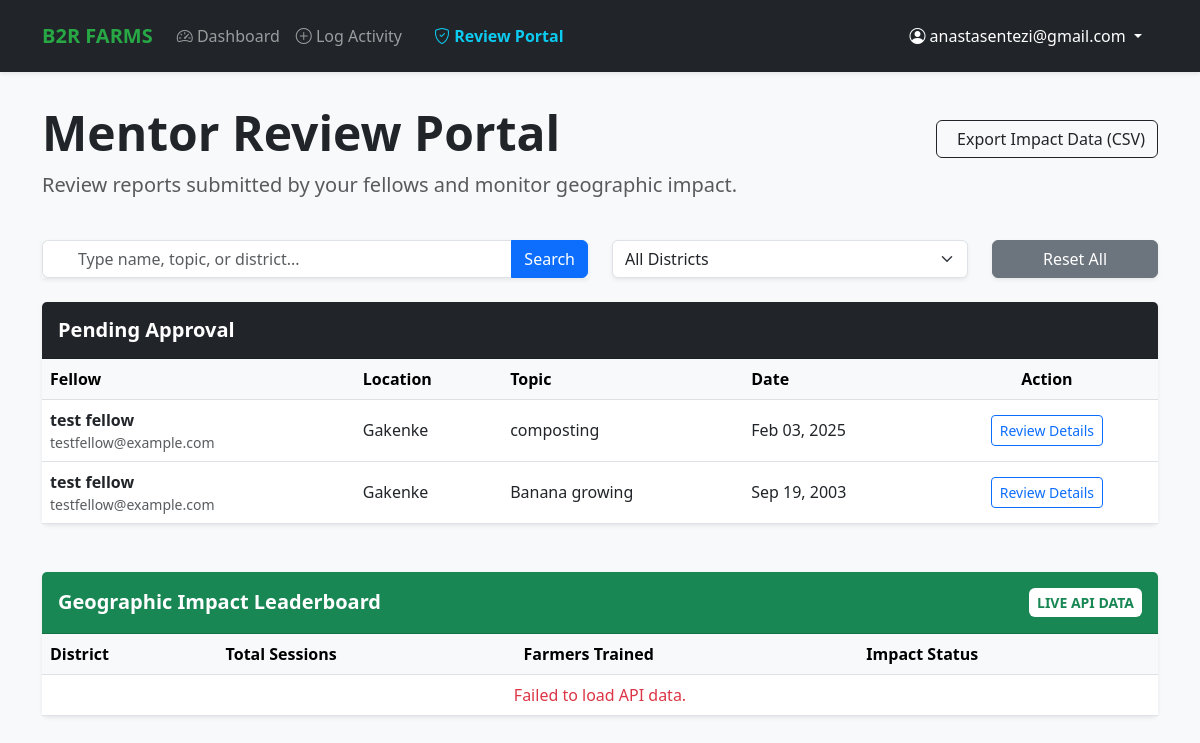
/activities/mentor/dashboard/ (signed in), run on an earlier commit of the app's database.
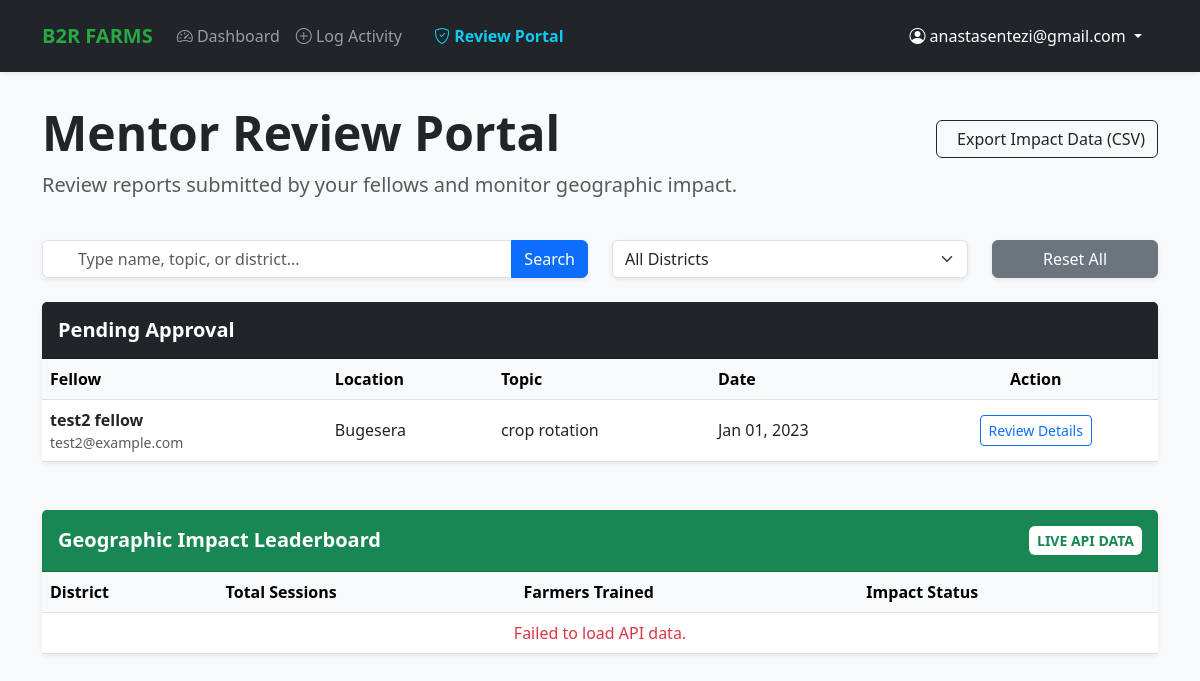
And on a later commit of the database.
### activities/models.py (models this page shows, shortened)
class TrainingActivity(models.Model):
    class Status(models.TextChoices):
        PENDING = 'PENDING', 'Pending Review'
        APPROVED = 'APPROVED', 'Approved'
        REVISION = 'REVISION', 'Needs Revision'
    fellow = models.ForeignKey(
        Fellow,
        on_delete=models.CASCADE,
        related_name='activities'
    )
    date = models.DateField(validators=[validate_not_future])
    sector = models.ForeignKey(
        Sector,
        on_delete=models.PROTECT,
        related_name='training_activities'
    )
    village_name = models.CharField(max_length=100)
    verified_village = models.CharField(
        max_length=100,
        blank=True,
        null=True,
        help_text="Standardized village name confirmed by Mentor upon approval."
    )
    number_of_farmers_trained = models.PositiveIntegerField(
        validators=[MinValueValidator(1, message="You must train at least one farmer.")]
    )
    training_topic = models.CharField(
        max_length=255,
        help_text="e.g., Mulching, Crop Rotation, Soil Conservation"
    )
    METHOD_CHOICES = [
        ('demonstration', 'Demonstration'),
        ('field_visit', 'Field Visit'),
        ('group_session', 'Group Session'),
        ('workshop', 'Workshop'),
    ]
    training_method = models.CharField(
        max_length=50,
        choices=METHOD_CHOICES
    )
    duration = models.DurationField(
        help_text="Format: HH:MM:SS (e.g., 02:30:00 for 2 hours and 30 mins)",
        default=timedelta(hours=1)
    )
    challenges_notes = models.TextField(blank=True, null=True)
    success_stories = models.TextField(blank=True, null=True)
    photos = models.ImageField(upload_to='training_photos/', blank=True, null=True)
    status = models.CharField(
        max_length=20,
        choices=Status.choices,
        default=Status.PENDING,
        help_text="The current approval status of this report."
    )
    approved_by = models.ForeignKey(
        settings.AUTH_USER_MODEL,
        on_delete=models.SET_NULL,
        null=True,
        blank=True,
        related_name='approved_activities'
    )
    is_resubmitted = models.BooleanField(default=False)
    mentor_comments = models.TextField(
        blank=True,
        null=True,
        help_text="Feedback provided by the assigned Mentor."
    )
    created_at = models.DateTimeField(auto_now_add=True)
    updated_at = models.DateTimeField(auto_now=True)
    class Meta:
        ordering = ['-date', 'sector__name']
        verbose_name_plural = "Training Activities"

### fellows/models.py (models this page shows, shortened)
class Fellow(models.Model):
    class Status(models.TextChoices):
        ACTIVE = 'ACTIVE', 'Active'
        INACTIVE = 'INACTIVE', 'Inactive'
        COMPLETED = 'COMPLETED', 'Completed'
        ON_LEAVE = 'ON_LEAVE', 'On Leave'
    user = models.OneToOneField(
        User,
        on_delete=models.CASCADE,
        related_name='fellow_profile'
    )
    university = models.CharField(max_length=100)
    degree_field = models.CharField(max_length=100)
    graduation_year = models.IntegerField()
    assigned_sector = models.ForeignKey(
        Sector,
        on_delete=models.SET_NULL,
        null=True,
        related_name='fellows'
    )
    mentor = models.ForeignKey(
        'mentors.Mentor',
        on_delete=models.SET_NULL,
        null=True,
        blank=True, # Allows saving a fellow before a mentor is assigned
        related_name='fellows',
        help_text="The professional mentor supervising this fellow."
    )
    fellowship_start_date = models.DateField()
    fellowship_end_date = models.DateField(null=True, blank=True)
    status = models.CharField(
        max_length=10,
        choices=Status.choices,
        default=Status.ACTIVE
    )
    training_completed = models.BooleanField(default=False)
    class Meta:
        ordering = ['user__last_name', 'user__first_name']
        verbose_name = "Fellow"
        verbose_name_plural = "Fellows"

### locations/models.py (models this page shows, shortened)
class Sector(models.Model):
    district = models.ForeignKey(
        District,
        on_delete=models.CASCADE,
        related_name='sectors'
    )
    name = models.CharField(max_length=100)
    code = models.CharField(max_length=10, blank=True, null=True)
    class Meta:
        unique_together = ('name', 'district')
        ordering = ['district__province__name', 'district__name', 'name']

class District(models.Model):
    province = models.ForeignKey(
        Province,
        on_delete=models.CASCADE,
        related_name='districts'
    )
    name = models.CharField(max_length=100)
    code = models.CharField(max_length=10, blank=True, null=True)
    class Meta:
        unique_together = ('name', 'province')
        ordering = ['province__name', 'name']

### activities/views.py (the view)
# urls.py: path('mentor/dashboard/', views.mentor_dashboard_view, name='mentor_dashboard'),
@login_required
@user_passes_test(is_mentor)
def mentor_dashboard_view(request):
    pending_reports = TrainingActivity.objects.filter(status='PENDING').order_by('-date')
    return render(request, 'activities/mentor_dashboard.html', {
        'pending_reports': pending_reports,
        'total_pending': pending_reports.count(),
    })

### activities/views.py (called while the page is built)
def is_mentor(user):
    if not user.is_authenticated:
        return False
    if user.is_staff or user.is_superuser:
        return True
    if hasattr(user, 'mentor'):
        return True
    if hasattr(user, 'userprofile') and user.userprofile.role in ['ADMIN', 'COORDINATOR']:
        return True
    return False

### activities/templates/activities/mentor_dashboard.html (shortened to what this page needs)
{% extends 'base.html' %}
{% block content %}
<div class="row mb-4">
    <div class="col-md-8">
        <h1 class="display-5 fw-bold">Mentor Review Portal</h1>
        <p class="lead text-muted">Review reports submitted by your fellows and monitor geographic impact.</p>
    </div>
    <div class="col-md-4 text-end">
        <a href="{% url 'api-export-csv' %}" class="btn btn-outline-dark mt-3">
            Export Impact Data (CSV)
        </a>
    </div>
</div>
<div class="row mb-4">
    <div class="col-md-6">
        <div class="input-group shadow-sm">
            <span class="input-group-text bg-white border-end-0"></span>
            <input type="text" id="dashboardSearch" class="form-control border-start-0" placeholder="Type name, topic, or district...">
            <button class="btn btn-primary" type="button" id="searchBtn">Search</button>
        </div>
    </div>
    <div class="col-md-4">
        <select id="districtFilter" class="form-select shadow-sm">
            <option value="">All Districts</option>
        </select>
    </div>
    <div class="col-md-2">
        <button class="btn btn-secondary w-100 shadow-sm" onclick="resetFilters()">Reset All</button>
    </div>
</div>
<div class="card shadow-sm border-0 mb-5">
    <div class="card-header bg-dark text-white py-3">
        <h5 class="mb-0 fw-bold">Pending Approval</h5>
    </div>
    <div class="table-responsive">
        <table class="table table-hover align-middle mb-0" id="pendingTable">
            <thead class="table-light">
                <tr>
                    <th>Fellow</th>
                    <th>Location</th>
                    <th>Topic</th>
                    <th>Date</th>
                    <th class="text-center">Action</th>
                </tr>
            </thead>
            <tbody id="pending-table-body">
                {% for report in pending_reports %}
                <tr class="report-row">
                    <td>
                        <div class="fw-bold">{{ report.fellow.user.get_full_name }}</div>
                        <div class="text-muted small">{{ report.fellow.user.email }}</div>
                    </td>
                    <td class="location-cell">{{ report.sector.district.name }}</td>
                    <td class="topic-cell">{{ report.training_topic }}</td>
                    <td>{{ report.date|date:"M d, Y" }}</td>
                    <td class="text-center">
                        <a href="{% url 'review_report' report.pk %}" class="btn btn-outline-primary btn-sm">Review Details</a>
                    </td>
                </tr>
                {% empty %}
                <tr id="initial-pending-empty"><td colspan="5" class="text-center py-5 text-muted">No pending reports.</td></tr>
                {% endfor %}
            </tbody>
        </table>
    </div>
</div>
<div class="card shadow-sm border-0 mb-5">
    <div class="card-header bg-success text-white py-3 d-flex justify-content-between align-items-center">
        <h5 class="mb-0 fw-bold">Geographic Impact Leaderboard</h5>
        <small class="bg-white text-success px-2 py-1 rounded fw-bold">LIVE API DATA</small>
    </div>
    <div class="table-responsive">
        <table class="table table-hover align-middle mb-0">
            <thead class="table-light">
                <tr>
                    <th>District</th>
                    <th>Total Sessions</th>
                    <th>Farmers Trained</th>
                    <th>Impact Status</th>
                </tr>
            </thead>
            <tbody id="impact-table-body">
                <tr id="impact-loading-row">
                </tr>
            </tbody>
        </table>
    </div>
</div>
{% endblock %}

What changed in the data, as far as the page shows it:
no longer on this page (row edited): TrainingActivity: fellow.user.get_full_name "test fellow", fellow.user.email "testfellow@example.com", sector.district.name "Gakenke", training_topic "composting", date "Feb 03, 2025"
no longer on this page (row edited): TrainingActivity: fellow.user.get_full_name "test fellow", fellow.user.email "testfellow@example.com", sector.district.name "Gakenke", training_topic "Banana growing", date "Sep 19, 2003"
added TrainingActivity: fellow.user.get_full_name "test2 fellow", fellow.user.email "test2@example.com", sector.district.name "Bugesera", training_topic "crop rotation", date "Jan 01, 2023"
